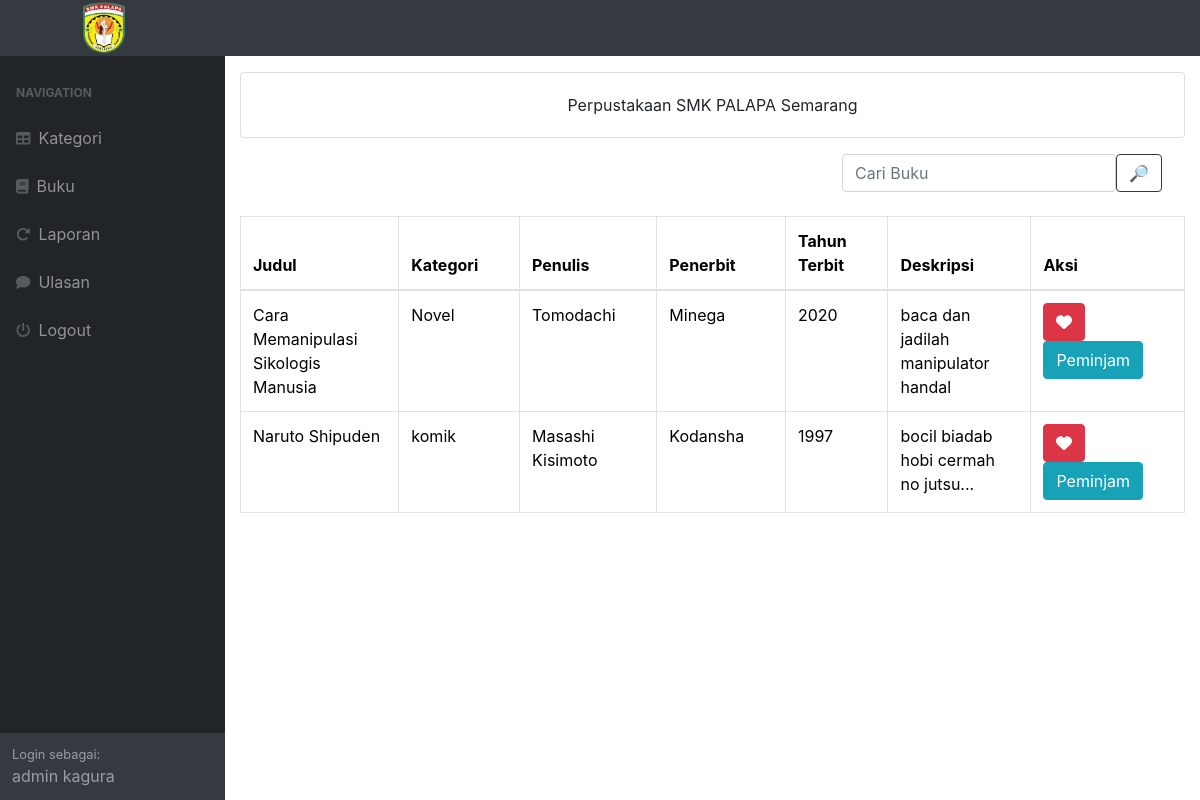
The app's page /indexPeminjam.php (signed in) with its own data.
### tables this page shows
CREATE TABLE `buku` (
  `bukuID` int NOT NULL,
  `kategoriID` int NOT NULL,
  `judul` varchar(255) NOT NULL,
  `penulis` varchar(255) NOT NULL,
  `penerbit` varchar(255) NOT NULL,
  `tahunTerbit` varchar(255) NOT NULL,
  `deskripsi` varchar(255) NOT NULL
);

CREATE TABLE `kategori` (
  `kategoriID` int NOT NULL,
  `kategori` varchar(255) NOT NULL
);

### homePeminjam.php (the view, shortened to what this page needs)
<!DOCTYPE html>
<html lang="en">
<head>
    <link rel="stylesheet" href="https://stackpath.bootstrapcdn.com/bootstrap/4.5.2/css/bootstrap.min.css">
</head>
<body class="container">
    <div class="card mt-3">
        <div class="card-body text-center">
            Perpustakaan SMK PALAPA Semarang
        </div>
    </div>
    <div class="container d-flex justify-content-end mb-4 mt-3">
        <form class="form-inline" method="GET">
            <div class="form-group mx-2">
                <input type="text" class="form-control" id="searchInput" name="cari" placeholder="Cari Buku"
                    value="<?php echo isset($_GET['cari']) ? $_GET['cari'] : ''; ?>">
                <button type="submit" class="btn border-dark">🔎</button>
            </div>
        </form>
    </div>
    <?php
    include_once("config.php");
    if (isset($_GET['cari'])) {
        $cari = $_GET['cari'];
        $query = "SELECT * FROM buku LEFT JOIN kategori ON buku.kategoriID = kategori.kategoriID
                  WHERE judul LIKE '%$cari%' OR kategori LIKE '%$cari%' OR penulis LIKE '%$cari%' OR penerbit LIKE '%$cari%' OR
                  tahunTerbit LIKE '%$cari%'";
    } else {
        $query = "SELECT * FROM buku LEFT JOIN kategori ON buku.kategoriID = kategori.kategoriID";
    }
    $result = mysqli_query($koneksi, $query);
    ?>
    <table class="table">
        <thead>
            <tr>
                <th class="border-left" width="1%">Judul</th>
                <th class="border-left" width="1%">Kategori</th>
                <th class="border-left" width="1%">Penulis</th>
                <th class="border-left" width="1%">Penerbit</th>
                <th class="border-left" width="1%">Tahun Terbit</th>
                <th class="border-left" width="1%">Deskripsi</th>
                <th class="border-left border-right" width="1%">Aksi</th>
            </tr>
        </thead>
        <tbody>
            <?php while ($data = mysqli_fetch_array($result)) { ?>
                <tr>
                    <td class="border-left" width="1%">
                        <?php echo $data['judul']; ?>
                    </td>
                    <td class="border-left" width="1%">
                        <?php echo $data['kategori']; ?>
                    </td>
                    <td class="border-left" width="1%">
                        <?php echo $data['penulis']; ?>
                    </td>
                    <td class="border-left" width="1%">
                        <?php echo $data['penerbit']; ?>
                    </td>
                    <td class="border-left" width="1%">
                        <?php echo $data['tahunTerbit']; ?>
                    </td>
                    <td class="border-left" width="1%">
                        <?php
                        $deskripsi = $data['deskripsi'];
                        $kata = str_word_count($deskripsi, 0);
                        if ($kata > 5) {
                            $deskripsiPotong = implode(' ', array_slice(str_word_count($deskripsi, 2), 0, 6)) . '...';
                            echo $deskripsiPotong;
                        } else {
                            echo $deskripsi;
                        }
                        ?>
                    </td>
                    <td class="border-left border-right" width="1%">
                        <a href="?page=koleksi/koleksiTambah&id=<?php echo $data['bukuID']; ?>"
                            class="btn btn-danger text-white" title="Tambah ke Favorit">
                            <i class="fa fa-heart"></i>
                        </a>
                        <a class="btn btn-info" href="?page=peminjaman/peminjamanTambah&bukuID=<?= $data['bukuID'] ?>">
                            Peminjam
                        </a>
                    </td>
                </tr>
            <?php } ?>
        </tbody>
    </table>
</body>
</html>

### records on screen
buku: judul "Cara Memanipulasi Sikologis Manusia", kategoriID.kategori "Novel", penulis "Tomodachi", penerbit "Minega", tahunTerbit "2020", deskripsi "baca dan jadilah manipulator handal"
buku: judul "Naruto Shipuden", kategoriID.kategori "komik", penulis "Masashi Kisimoto", penerbit "Kodansha", tahunTerbit "1997", deskripsi "bocil biadab hobi cermah no jutsu..."

### other values on screen
$_SESSION['users']['nama'] "admin kagura"
